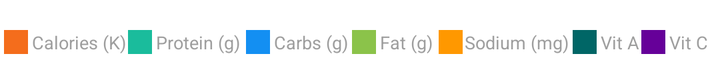
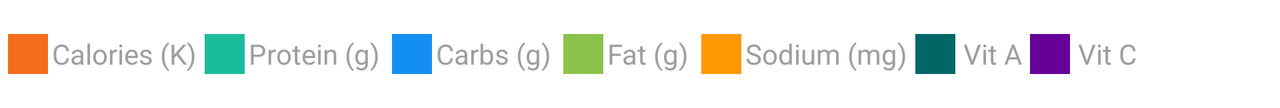

An Android layout and its configuration variant, each rendered on a device that would load it. The default file and the variant file are quoted in full after the pictures.
<!-- AndroidManifest.xml: application theme AppTheme -->
<!-- res/layout/header.xml -->
<?xml version="1.0" encoding="utf-8"?>
<LinearLayout xmlns:android="http://schemas.android.com/apk/res/android"
    android:layout_width="match_parent"
    android:layout_height="wrap_content"
    android:orientation="vertical"
	android:background="#ffffff"
    
      >   
  <RelativeLayout
       android:id="@+id/nolinearcategoriesbtn"
       android:layout_width="match_parent"
       
       android:layout_height="wrap_content"
       
       android:background="@color/White"
       android:paddingBottom="15dp"
       
       android:paddingTop="15dp" >

       <TextView
           android:id="@+id/noprovi"
           android:layout_width="@dimen/dp12"
           android:layout_height="@dimen/dp12"
           android:background="@color/CALORIES"
           android:gravity="center_vertical"
           android:layout_marginLeft="2dp"
           android:text="" />

       <TextView
           android:id="@+id/notvprotiendesclabel"
           android:layout_width="wrap_content"
           android:layout_height="wrap_content"
           android:layout_alignBottom="@+id/noprovi"
           android:layout_alignTop="@+id/noprovi"
           android:layout_toRightOf="@+id/noprovi"
           android:gravity="center_vertical"
       
           android:paddingLeft="2dp"
           android:text="@string/caloriesk"
           android:textColor="@color/STATUSBARCOLOR"
           android:textSize="@dimen/textsize_9sp" />

       <TextView
           android:id="@+id/notvfiberdesclabel"
           android:layout_width="wrap_content"
           android:layout_height="wrap_content"
           android:layout_alignBottom="@+id/notv20"
           android:layout_alignTop="@+id/notv20"
           android:layout_toRightOf="@+id/notv20"
           android:gravity="center_vertical"
           android:paddingLeft="2dp"
           android:paddingRight="2dp"
           android:text="@string/proteing"
           android:textColor="@color/STATUSBARCOLOR"
           android:textSize="@dimen/textsize_9sp" />

       <TextView
           android:id="@+id/notvcaloriesdesclabel"
           android:layout_width="wrap_content"
           android:layout_height="wrap_content"
           android:layout_alignBottom="@+id/notextView7"
           android:layout_alignTop="@+id/notextView7"
           android:layout_toRightOf="@+id/notextView7"
           android:gravity="center_vertical"
          android:paddingLeft="2dp"
           android:paddingRight="2dp"
           android:text="@string/fatg"
           android:textColor="@color/STATUSBARCOLOR"
           android:textSize="@dimen/textsize_9sp" />

       <TextView
           android:id="@+id/notv20"
           android:layout_width="@dimen/dp12"
           android:layout_height="@dimen/dp12"
           android:layout_marginLeft="1dp"
           android:layout_toRightOf="@+id/notvprotiendesclabel"
           android:background="@color/CARBS" />
       <TextView
           android:id="@+id/notextView7"
           android:layout_width="@dimen/dp12"
           android:layout_height="@dimen/dp12"
           android:layout_toRightOf="@+id/notvsodiumdesclabel"
           android:background="@color/PROTIEN"
           android:layout_marginLeft="1dp"
           android:textColor="@color/STATUSBARCOLOR" />

       <TextView
           android:id="@+id/novitcreqval"
           android:layout_width="@dimen/dp12"
           android:layout_height="@dimen/dp12"
           android:layout_marginLeft="1dp"
           android:layout_toRightOf="@+id/notvfiberdesclabel"
           android:background="@color/SODIUM" />

       <TextView
           android:id="@+id/notvsodiumdesclabel"
           android:layout_width="wrap_content"
           android:layout_height="wrap_content"
           android:layout_alignBottom="@+id/notextView7"
           android:layout_alignParentTop="true"
           android:layout_toRightOf="@+id/novitcreqval"
           android:gravity="center_vertical"
          android:paddingLeft="2dp"
           android:paddingRight="1dp"
           android:text="@string/carbsg"
           android:textColor="@color/STATUSBARCOLOR"
           android:textSize="@dimen/textsize_9sp" />

       <TextView
           android:id="@+id/notvcarbsdesclabel"
           android:layout_width="wrap_content"
           android:layout_height="wrap_content"
           android:layout_alignBottom="@+id/notvcaloriesdesclabel"
           android:layout_alignTop="@+id/notextView9"
           android:layout_toRightOf="@+id/notextView9"
           android:gravity="center_vertical"
           android:paddingLeft="1dp"
           android:text="@string/sodiummg"
           android:textColor="@color/STATUSBARCOLOR"
           android:textSize="@dimen/textsize_9sp" />

       <TextView
           android:id="@+id/notextView9"
           android:layout_width="@dimen/dp12"
           android:layout_height="@dimen/dp12"
           android:layout_alignBottom="@+id/notvcaloriesdesclabel"
           android:layout_toRightOf="@+id/notvcaloriesdesclabel"
           android:layout_marginLeft="1dp"
           android:background="@color/FAT" />

       <TextView
           android:id="@+id/colorvita"
           android:layout_width="@dimen/dp12"
           android:layout_height="@dimen/dp12"
           android:layout_marginLeft="2dp"
           android:layout_alignBottom="@+id/notvcarbsdesclabel"
           android:layout_alignTop="@+id/notvcarbsdesclabel"
           android:layout_toRightOf="@+id/notvcarbsdesclabel"
           android:background="@color/VITAMINA" />

       <TextView
           android:id="@+id/labelvita"
           android:layout_width="wrap_content"
           android:layout_height="wrap_content"
           android:layout_alignBottom="@+id/colorvita"
           android:layout_toRightOf="@+id/colorvita"
           android:text="@string/vitA"
           android:layout_marginLeft="2dp"
           android:textColor="@color/STATUSBARCOLOR"
           android:textSize="@dimen/textsize_9sp" />

       <TextView
           android:id="@+id/labelvitC"
           android:layout_width="wrap_content"
           android:layout_height="wrap_content"
           android:layout_alignBottom="@+id/colorvitC"
           android:layout_alignTop="@+id/colorvita"
           android:layout_marginLeft="2dp"
           android:layout_toRightOf="@+id/colorvitC"
           android:text="@string/vitC"
           android:textColor="@color/STATUSBARCOLOR"
           android:textSize="@dimen/textsize_9sp" />

       <TextView
           android:id="@+id/colorvitC"
           android:layout_width="@dimen/dp12"
           android:layout_height="@dimen/dp12"
           android:layout_alignBottom="@+id/labelvita"
           android:layout_marginLeft="1dp"
           android:layout_toRightOf="@+id/labelvita"
           android:background="@color/VITAMINC" />
       
       </RelativeLayout>
   
  </LinearLayout>
<!-- resources referenced by this layout -->
<resources>
  <color name="CALORIES">#f46d1c</color>
  <color name="CARBS"> #1abc9c</color>
  <color name="FAT">#ff9800 </color>
  <color name="PROTIEN">#8bc34a</color>
  <color name="SODIUM">#138ff2</color>
  <color name="STATUSBARCOLOR">#9e9e9e</color>
  <color name="VITAMINA">#006666</color>
  <color name="VITAMINC">#660099</color>
  <color name="White">#ffffff</color>
  <dimen name="dp12">12dp</dimen>
  <dimen name="textsize_9sp">9sp</dimen>
  <string name="caloriesk">Calories (K)</string>
  <string name="carbsg">Carbs (g)</string>
  <string name="fatg">Fat (g)</string>
  <string name="proteing">Protein (g)</string>
  <string name="sodiummg">Sodium (mg)</string>
  <string name="vitA">Vit A</string>
  <string name="vitC">Vit C</string>
  <style name="AppTheme" parent="Theme.AppCompat.Light.NoActionBar">
          
          <item name="colorPrimary">@color/colorPrimary</item>
          <item name="colorPrimaryDark">@color/colorPrimaryDark</item>
          <item name="colorAccent">@color/colorAccent</item>
      </style>
  <color name="colorPrimary">#594691</color>
  <color name="colorPrimaryDark">#3e2d70</color>
  <color name="colorAccent">#594691</color>
</resources>
<!-- res/layout-land/header.xml (the repository's variant of the layout above) -->
<!-- drawn on the phone turned sideways -->
<?xml version="1.0" encoding="utf-8"?>
<LinearLayout xmlns:android="http://schemas.android.com/apk/res/android"
    android:layout_width="match_parent"
    android:layout_height="wrap_content"
    android:orientation="vertical"
	android:background="#ffffff"
    
      >   
  <RelativeLayout
       android:id="@+id/nolinearcategoriesbtn"
       android:layout_width="match_parent"
       
       android:layout_height="wrap_content"
       
       android:background="@color/White"
       android:paddingBottom="17dp"
       
       android:paddingTop="17dp" >

       <TextView
           android:id="@+id/noprovi"
           android:layout_width="@dimen/dp20"
           android:layout_height="@dimen/dp20"
           android:background="@color/CALORIES"
           android:gravity="center_vertical"
           android:layout_marginLeft="@dimen/dp4"
           android:text="" />

       <TextView
           android:id="@+id/notvprotiendesclabel"
           android:layout_width="wrap_content"
           android:layout_height="wrap_content"
           android:layout_alignBottom="@+id/noprovi"
           android:layout_alignTop="@+id/noprovi"
           android:layout_toRightOf="@+id/noprovi"
           android:gravity="center_vertical"
       
           android:paddingLeft="2dp"
           android:text="@string/caloriesk"
           android:textColor="@color/STATUSBARCOLOR"
           />

       <TextView
           android:id="@+id/notvfiberdesclabel"
           android:layout_width="wrap_content"
           android:layout_height="wrap_content"
           android:layout_alignBottom="@+id/notv20"
           android:layout_alignTop="@+id/notv20"
           android:layout_toRightOf="@+id/notv20"
           android:gravity="center_vertical"
           android:paddingLeft="2dp"
           android:paddingRight="2dp"
           android:text="@string/proteing"
           android:textColor="@color/STATUSBARCOLOR"
            />

       <TextView
           android:id="@+id/notvcaloriesdesclabel"
           android:layout_width="wrap_content"
           android:layout_height="wrap_content"
           android:layout_alignBottom="@+id/notextView7"
           android:layout_alignTop="@+id/notextView7"
           android:layout_toRightOf="@+id/notextView7"
           android:gravity="center_vertical"
          android:paddingLeft="2dp"
           android:paddingRight="2dp"
           android:text="@string/fatg"
           android:textColor="@color/STATUSBARCOLOR"
           />

       <TextView
           android:id="@+id/notv20"
           android:layout_width="@dimen/dp20"
           android:layout_height="@dimen/dp20"
           android:layout_marginLeft="@dimen/dp4"
           android:layout_toRightOf="@+id/notvprotiendesclabel"
           android:background="@color/CARBS" />
       <TextView
           android:id="@+id/notextView7"
           android:layout_width="@dimen/dp20"
           android:layout_height="@dimen/dp20"
           android:layout_toRightOf="@+id/notvsodiumdesclabel"
           android:background="@color/PROTIEN"
           android:layout_marginLeft="@dimen/dp4"
           android:textColor="@color/STATUSBARCOLOR" />

       <TextView
           android:id="@+id/novitcreqval"
           android:layout_width="@dimen/dp20"
           android:layout_height="@dimen/dp20"
           android:layout_marginLeft="@dimen/dp4"
           android:layout_toRightOf="@+id/notvfiberdesclabel"
           android:background="@color/SODIUM" />

       <TextView
           android:id="@+id/notvsodiumdesclabel"
           android:layout_width="wrap_content"
           android:layout_height="wrap_content"
           android:layout_alignBottom="@+id/notextView7"
           android:layout_alignParentTop="true"
           android:layout_toRightOf="@+id/novitcreqval"
           android:gravity="center_vertical"
          android:paddingLeft="2dp"
           android:paddingRight="2dp"
           android:text="@string/carbsg"
           android:textColor="@color/STATUSBARCOLOR"
           />

       <TextView
           android:id="@+id/notvcarbsdesclabel"
           android:layout_width="wrap_content"
           android:layout_height="wrap_content"
           android:layout_alignBottom="@+id/notvcaloriesdesclabel"
           android:layout_alignTop="@+id/notextView9"
           android:layout_toRightOf="@+id/notextView9"
           android:gravity="center_vertical"
           android:paddingLeft="2dp"
           android:text="@string/sodiummg"
           android:textColor="@color/STATUSBARCOLOR"
           />

       <TextView
           android:id="@+id/notextView9"
           android:layout_width="@dimen/dp20"
           android:layout_height="@dimen/dp20"
           android:layout_alignBottom="@+id/notvcaloriesdesclabel"
           android:layout_toRightOf="@+id/notvcaloriesdesclabel"
           android:layout_marginLeft="@dimen/dp4"
           android:background="@color/FAT" />

       <TextView
           android:id="@+id/colorvita"
           android:layout_width="@dimen/dp20"
           android:layout_height="@dimen/dp20"
           android:layout_marginLeft="@dimen/dp4"
           android:layout_alignBottom="@+id/notvcarbsdesclabel"
           android:layout_alignTop="@+id/notvcarbsdesclabel"
           android:layout_toRightOf="@+id/notvcarbsdesclabel"
           android:background="@color/VITAMINA" />

       <TextView
           android:id="@+id/labelvitC"
           android:layout_width="wrap_content"
           android:layout_height="wrap_content"
           android:layout_alignBottom="@+id/colorvitC"
           android:layout_alignTop="@+id/colorvita"
           android:layout_marginLeft="@dimen/dp4"
           android:layout_toRightOf="@+id/colorvitC"
           android:text="@string/vitC"
           android:gravity="center_vertical"
           android:textColor="@color/STATUSBARCOLOR"
           />

       <TextView
           android:id="@+id/colorvitC"
           android:layout_width="@dimen/dp20"
           android:layout_height="@dimen/dp20"
           android:layout_alignBottom="@+id/labelvita"
           android:layout_marginLeft="@dimen/dp4"
           android:layout_toRightOf="@+id/labelvita"
           android:background="@color/VITAMINC" />

       <TextView
           android:id="@+id/labelvita"
           android:layout_width="wrap_content"
           android:layout_height="wrap_content"
           android:layout_alignBottom="@+id/colorvita"
           android:layout_alignTop="@+id/colorvita"
           android:layout_toRightOf="@+id/colorvita"
           android:text="@string/vitA"
           android:layout_marginLeft="@dimen/dp4"
           android:gravity="center_vertical"
           android:textColor="@color/STATUSBARCOLOR"
           />
       
       </RelativeLayout>
   
  </LinearLayout>
<!-- resources referenced by the variant -->
<!-- as the phone turned sideways resolves them -->
<resources>
  <color name="CALORIES">#f46d1c</color>
  <color name="CARBS"> #1abc9c</color>
  <color name="FAT">#ff9800 </color>
  <color name="PROTIEN">#8bc34a</color>
  <color name="SODIUM">#138ff2</color>
  <color name="STATUSBARCOLOR">#9e9e9e</color>
  <color name="VITAMINA">#006666</color>
  <color name="VITAMINC">#660099</color>
  <color name="White">#ffffff</color>
  <dimen name="dp20">20dp</dimen>
  <dimen name="dp4">4dp</dimen>
  <string name="caloriesk">Calories (K)</string>
  <string name="carbsg">Carbs (g)</string>
  <string name="fatg">Fat (g)</string>
  <string name="proteing">Protein (g)</string>
  <string name="sodiummg">Sodium (mg)</string>
  <string name="vitA">Vit A</string>
  <string name="vitC">Vit C</string>
  <style name="AppTheme" parent="Theme.AppCompat.Light.NoActionBar">
          
          <item name="colorPrimary">@color/colorPrimary</item>
          <item name="colorPrimaryDark">@color/colorPrimaryDark</item>
          <item name="colorAccent">@color/colorAccent</item>
      </style>
  <color name="colorPrimary">#594691</color>
  <color name="colorPrimaryDark">#3e2d70</color>
  <color name="colorAccent">#594691</color>
</resources>
